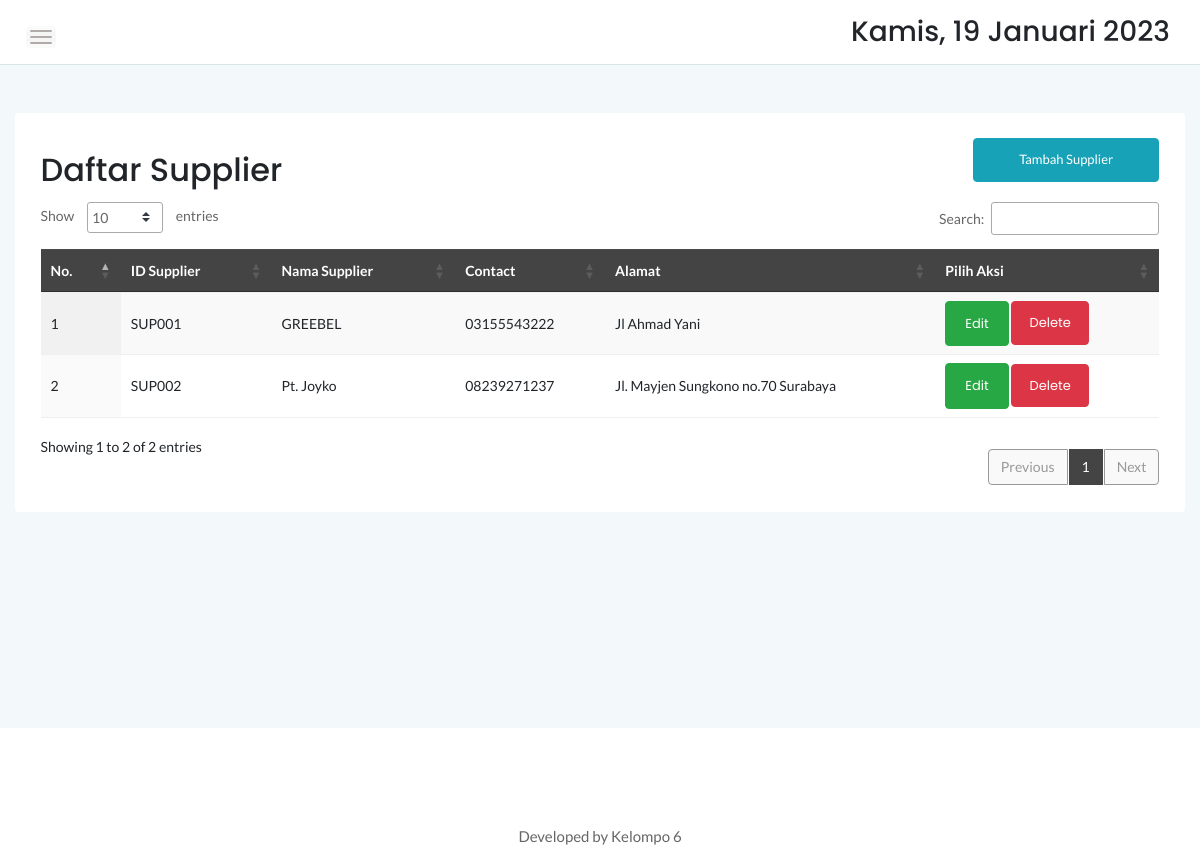
The app's page /kelola_supplier.php with its own data.
### tables this page shows
CREATE TABLE `supplier` (
  `ID_SUPPLIER` varchar(10) NOT NULL,
  `NAMA_SUPPLIER` varchar(50) DEFAULT NULL,
  `NOMOR_TELP` varchar(13) NOT NULL,
  `ALAMAT` varchar(100) NOT NULL
);

### kelola_supplier.php (the view, shortened to what this page needs)
<?php
include 'koneksi.php';
?>
<!doctype html>
<html class="no-js" lang="en">
<head>
    <link rel="stylesheet" href="assets/css/bootstrap.min.css">
    <link rel="stylesheet" href="assets/css/font-awesome.min.css">
    <link rel="stylesheet" href="assets/css/themify-icons.css">
    <link rel="stylesheet" href="assets/css/metisMenu.css">
    <link rel="stylesheet" href="assets/css/owl.carousel.min.css">
    <link rel="stylesheet" href="assets/css/slicknav.min.css">
    <link rel="stylesheet" href="https://www.amcharts.com/lib/3/plugins/export/export.css" type="text/css" media="all" />
    <link rel="stylesheet" type="text/css" href="https://cdn.datatables.net/1.10.20/css/jquery.dataTables.min.css">
    <link rel="stylesheet" type="text/css" href="https://cdn.datatables.net/1.10.20/css/jquery.dataTables.css">
    <link rel="stylesheet" type="text/css" href="https://cdn.datatables.net/1.10.20/css/dataTables.bootstrap4.min.css">
    <link rel="stylesheet" type="text/css" href="https://cdn.datatables.net/responsive/2.2.3/css/responsive.bootstrap.min.css">
    <link rel="stylesheet" type="text/css" href="https://cdn.datatables.net/responsive/2.2.3/css/responsive.jqueryui.min.css">
    <link rel="stylesheet" type="text/css" href="https://cdn.datatables.net/buttons/1.5.2/css/buttons.dataTables.min.css">
    <link rel="stylesheet" href="assets/css/typography.css">
    <link rel="stylesheet" href="assets/css/default-css.css">
    <link rel="stylesheet" href="assets/css/styles.css">
    <link rel="stylesheet" href="assets/css/responsive.css">
</head>
<body>
    <div class="page-container">
        <div class="main-content">
            <div class="header-area">
                <div class="row align-items-center">
                    <div class="col-md-6 col-sm-8 clearfix">
                        <div class="nav-btn pull-left">
                            <span></span>
                            <span></span>
                            <span></span>
                        </div>
                    </div>
                    <div class="col-md-6 col-sm-4 clearfix">
                        <ul class="notification-area pull-right">
                            <li>
                                <h3>
                                    <div class="date">
                                    </div>
                                </h3>
                            </li>
                        </ul>
                    </div>
                </div>
            </div>
            <div class="main-content-inner">
                <div class="row mt-5 mb-5">
                    <div class="col-12">
                        <div class="card">
                            <div class="card-body">
                                <div class="d-sm-flex justify-content-between align-items-center">
                                    <h2>Daftar Supplier</h2>
                                    <button style="margin-bottom:20px" data-toggle="modal" data-target="#myModal" class="btn btn-info col-md-2">Tambah Supplier</button>
                                </div>
                                <div class="data-tables datatable-dark">
                                    <table id="dataTable3" class="display" style="width:100%">
                                        <thead class="thead-dark">
                                            <tr>
                                                <th>No.</th>
                                                <th>ID Supplier</th>
                                                <th>Nama Supplier</th>
                                                <th>Contact</th>
                                                <th>Alamat</th>
                                                <th>Pilih Aksi</th>
                                            </tr>
                                        </thead>
                                        <tbody>
                                            <?php
                                            $brgs = mysqli_query($conn, "SELECT * from supplier order by ID_SUPPLIER ASC");
                                            $no = 1;
                                            while ($p = mysqli_fetch_array($brgs)) {
                                                $id = $p['ID_SUPPLIER'];
                                            ?>
                                                <tr>
                                                    <td><?php echo $no++ ?></td>
                                                    <td><?php echo $p['ID_SUPPLIER'] ?></td>
                                                    <td><?php echo $p['NAMA_SUPPLIER'] ?></td>
                                                    <td><?php echo $p['NOMOR_TELP'] ?></td>
                                                    <td><?php echo $p['ALAMAT'] ?></td>
                                                    <td>
                                                    <a href="" class="btn btn-success btn-md" data-toggle="modal" data-target="#modal<?php echo $p['ID_SUPPLIER'] ?>">Edit</a>
                                                        <a href="kelola_supplier.php?op=delete&id=<?php echo $id ?>" onclick="return confirm('Hapus Supplier ?')"><button type="button" class="btn btn-danger">Delete</button></a>
                                                    </td>
                                                </tr>
                                            <?php
                                            }
                                            ?>
                                        </tbody>
                                    </table>
                                </div>
                            </div>
                        </div>
                    </div>
                </div>
            </div>
        </div>
    </div>
    <footer>
        <div class="footer-area">
            <p>Developed by Kelompo 6</p>
        </div>
    </footer>
</body>
</html>

### assets/css/styles.css (style rules this page uses)
.page-container { width: 100%; height: 100%; min-height: 100vh; padding-left: 280px; -webkit-transition: padding-left 0.3s ease 0s; transition: padding-left 0.3s ease 0s; }
.card { border: none; border-radius: 4px; background-color: #fff; -webkit-transition: all 0.3s ease 0s; transition: all 0.3s ease 0s; }
.card-body { padding: 25.6px; padding: 1.6rem; }
.main-content { width: 100%; background: #F3F8FB; }
.main-content-inner { padding: 0 30px 50px; }
.header-area { padding: 15px 30px; background: #fff; border-bottom: 1px solid #d8e3e7; }
.nav-btn { margin-right: 30px; margin-top: 10px; cursor: pointer; }
.nav-btn span { display: block; width: 22px; height: 2px; background: #b3aaaa; margin: 4px 0; border-radius: 15px; -webkit-transition: all 0.3s ease 0s; transition: all 0.3s ease 0s; box-shadow: 0 0 0 4px rgba(99, 96, 96, 0.03); }
.notification-area { -webkit-user-select: none; -moz-user-select: none; -ms-user-select: none; user-select: none; position: relative; z-index: 1; }
.notification-area li { display: inline-block; margin-left: 20px; cursor: pointer; -webkit-user-select: none; -moz-user-select: none; -ms-user-select: none; user-select: none; }
.footer-area { text-align: center; padding: 23px 0 19px; background: #fff; }
.footer-area p { color: #676666; margin-bottom: 0; }
.btn { padding: 11px 17px; font-size: 13px; letter-spacing: 0; }
.btn-md { padding: 12px 19px; }
table tr th { border-bottom: none; }
table tr th, table tr td { border-top: 1px solid rgba(120, 130, 140, 0.13) !important; }
table.dataTable.no-footer { border-bottom: 1px solid rgba(120, 130, 140, 0.13) !important; }
table.dataTable thead th, table.dataTable thead td { border-bottom-color: transparent; }
.datatable-dark thead { background: #444; color: #fff; }

### assets/css/responsive.css (style rules this page uses)
@media (min-width: 1200px) and (max-width: 1364px) { .main-content-inner { padding: 0 15px 50px; } }
@media (min-width: 1200px) and (max-width: 1364px) { .page-container, .sbar_collapsed.page-container { padding-left: 0; } }

### records on screen
supplier: ID_SUPPLIER "SUP001", NAMA_SUPPLIER "GREEBEL", NOMOR_TELP "03155543222", ALAMAT "Jl Ahmad Yani"
supplier: ID_SUPPLIER "SUP002", NAMA_SUPPLIER "Pt. Joyko", NOMOR_TELP "08239271237", ALAMAT "Jl. Mayjen Sungkono no.70 Surabaya"
